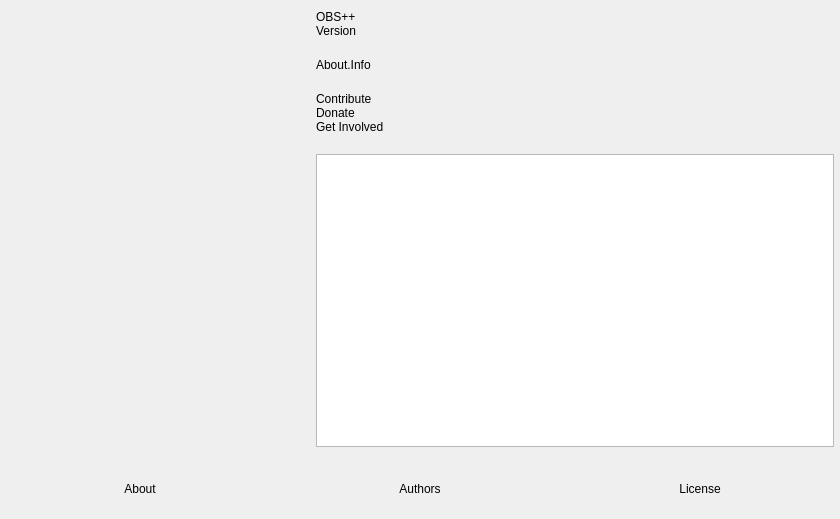
<?xml version="1.0" encoding="UTF-8"?>
<ui version="4.0">
 <class>OBSAbout</class>
 <widget class="QWidget" name="OBSAbout">
  <property name="geometry">
   <rect>
    <x>0</x>
    <y>0</y>
    <width>840</width>
    <height>519</height>
   </rect>
  </property>
  <property name="windowTitle">
   <string>About</string>
  </property>
  <layout class="QVBoxLayout" name="verticalLayout_2">
   <property name="leftMargin">
    <number>0</number>
   </property>
   <property name="topMargin">
    <number>0</number>
   </property>
   <property name="rightMargin">
    <number>0</number>
   </property>
   <property name="bottomMargin">
    <number>0</number>
   </property>
   <item>
    <layout class="QHBoxLayout" name="horizontalLayout_2">
     <property name="spacing">
      <number>30</number>
     </property>
     <property name="leftMargin">
      <number>30</number>
     </property>
     <property name="topMargin">
      <number>10</number>
     </property>
     <property name="rightMargin">
      <number>6</number>
     </property>
     <property name="bottomMargin">
      <number>6</number>
     </property>
     <item>
      <widget class="QLabel" name="icon">
       <property name="minimumSize">
        <size>
         <width>256</width>
         <height>256</height>
        </size>
       </property>
       <property name="maximumSize">
        <size>
         <width>256</width>
         <height>256</height>
        </size>
       </property>
       <property name="text">
        <string/>
       </property>
       <property name="pixmap">
        <pixmap>:res/images/obs.png</pixmap>
       </property>
       <property name="scaledContents">
        <bool>true</bool>
       </property>
      </widget>
     </item>
     <item>
      <layout class="QVBoxLayout" name="verticalLayout">
       <property name="spacing">
        <number>0</number>
       </property>
       <item>
        <widget class="QLabel" name="name">
         <property name="text">
          <string notr="true">OBS++</string>
         </property>
        </widget>
       </item>
       <item>
        <widget class="QLabel" name="version">
         <property name="text">
          <string notr="true">Version</string>
         </property>
        </widget>
       </item>
       <item>
        <spacer name="verticalSpacer_2">
         <property name="orientation">
          <enum>Qt::Orientation::Vertical</enum>
         </property>
         <property name="sizeType">
          <enum>QSizePolicy::Policy::Fixed</enum>
         </property>
         <property name="sizeHint" stdset="0">
          <size>
           <width>20</width>
           <height>20</height>
          </size>
         </property>
        </spacer>
       </item>
       <item>
        <widget class="QLabel" name="info">
         <property name="text">
          <string>About.Info</string>
         </property>
         <property name="wordWrap">
          <bool>true</bool>
         </property>
        </widget>
       </item>
       <item>
        <spacer name="verticalSpacer_3">
         <property name="orientation">
          <enum>Qt::Orientation::Vertical</enum>
         </property>
         <property name="sizeType">
          <enum>QSizePolicy::Policy::Fixed</enum>
         </property>
         <property name="sizeHint" stdset="0">
          <size>
           <width>20</width>
           <height>20</height>
          </size>
         </property>
        </spacer>
       </item>
       <item>
        <widget class="QLabel" name="contribute">
         <property name="text">
          <string notr="true">Contribute</string>
         </property>
         <property name="wordWrap">
          <bool>true</bool>
         </property>
        </widget>
       </item>
       <item>
        <widget class="QLabel" name="donate">
         <property name="text">
          <string notr="true">Donate</string>
         </property>
        </widget>
       </item>
       <item>
        <widget class="QLabel" name="getInvolved">
         <property name="text">
          <string notr="true">Get Involved</string>
         </property>
        </widget>
       </item>
       <item>
        <spacer name="verticalSpacer">
         <property name="orientation">
          <enum>Qt::Orientation::Vertical</enum>
         </property>
         <property name="sizeType">
          <enum>QSizePolicy::Policy::Fixed</enum>
         </property>
         <property name="sizeHint" stdset="0">
          <size>
           <width>20</width>
           <height>20</height>
          </size>
         </property>
        </spacer>
       </item>
       <item>
        <widget class="QTextBrowser" name="textBrowser">
         <property name="openExternalLinks">
          <bool>true</bool>
         </property>
        </widget>
       </item>
      </layout>
     </item>
    </layout>
   </item>
   <item>
    <widget class="QFrame" name="widget">
     <property name="minimumSize">
      <size>
       <width>0</width>
       <height>60</height>
      </size>
     </property>
     <layout class="QHBoxLayout" name="horizontalLayout">
      <property name="spacing">
       <number>0</number>
      </property>
      <property name="leftMargin">
       <number>0</number>
      </property>
      <property name="topMargin">
       <number>0</number>
      </property>
      <property name="rightMargin">
       <number>0</number>
      </property>
      <property name="bottomMargin">
       <number>0</number>
      </property>
      <item>
       <widget class="ClickableLabel" name="about">
        <property name="text">
         <string>About</string>
        </property>
        <property name="alignment">
         <set>Qt::AlignmentFlag::AlignCenter</set>
        </property>
       </widget>
      </item>
      <item>
       <widget class="ClickableLabel" name="authors">
        <property name="text">
         <string>Authors</string>
        </property>
        <property name="alignment">
         <set>Qt::AlignmentFlag::AlignCenter</set>
        </property>
       </widget>
      </item>
      <item>
       <widget class="ClickableLabel" name="license">
        <property name="text">
         <string>License</string>
        </property>
        <property name="alignment">
         <set>Qt::AlignmentFlag::AlignCenter</set>
        </property>
       </widget>
      </item>
     </layout>
    </widget>
   </item>
  </layout>
 </widget>
 <customwidgets>
  <customwidget>
   <class>ClickableLabel</class>
   <extends>QLabel</extends>
   <header>components/ClickableLabel.hpp</header>
  </customwidget>
 </customwidgets>
 <resources/>
 <connections/>
</ui>
